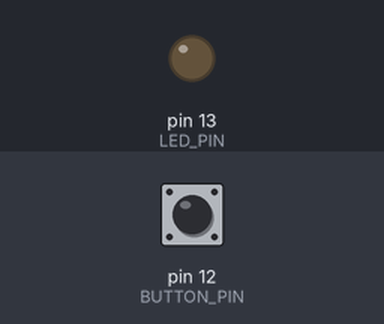
Bench run of a sketch on a simulated Arduino Uno, built with avr-gcc and run on an emulated ATmega328P. On the bench: output pins drawn as LEDs (lit = HIGH). The inputs (shaded band) are chosen by the test bench; at power-on: pin 12 (BUTTON_PIN) HIGH.

Above: at 1.2 s.
1.3 s: pin 12 (BUTTON_PIN) pulled LOW for 0.15 s
At 1.37 s:
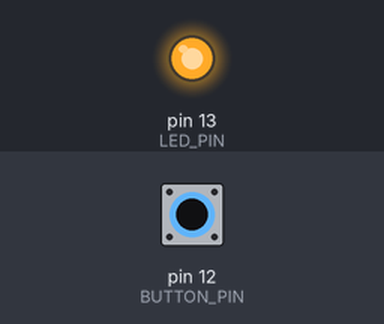
2.9 s: pin 12 (BUTTON_PIN) pulled LOW for 3.2 s
At 7.2 s:
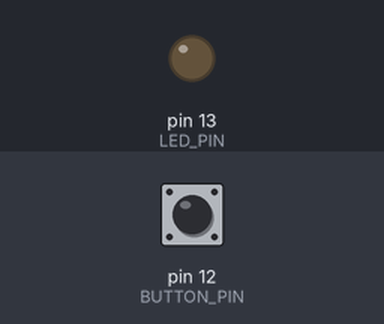
Timing chart, 0 to 8.7 s (numbered marks = the images above; inputs shaded):
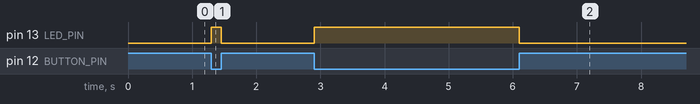

Measured:
- after the input at 1.3 s, pin 13 (LED_PIN): LOW → HIGH at once, → LOW 0.15 s later
- after the input at 2.9 s, pin 13 (LED_PIN): LOW → HIGH at once, → LOW 3.2 s later

The sketch:

Blink_By_Button_2.ino.ino
```cpp
/* Программа урока 5
   Зажигает светодиод (вывод 13) при нажатии кнопки (вывод 12) */

#define LED_PIN 13     // номер вывода светодиода равен 13
#define BUTTON_PIN 12  // номер вывода кнопки равен 12

void setup() {
  pinMode(LED_PIN, OUTPUT);    // определяем вывод 13 (светодиод) как выход
  pinMode(BUTTON_PIN, INPUT_PULLUP);  // определяем вывод 12 (кнопка) как вход
}

//  бесконечный цикл
void loop() {
  digitalWrite(LED_PIN, ! digitalRead(BUTTON_PIN) );
}
```
